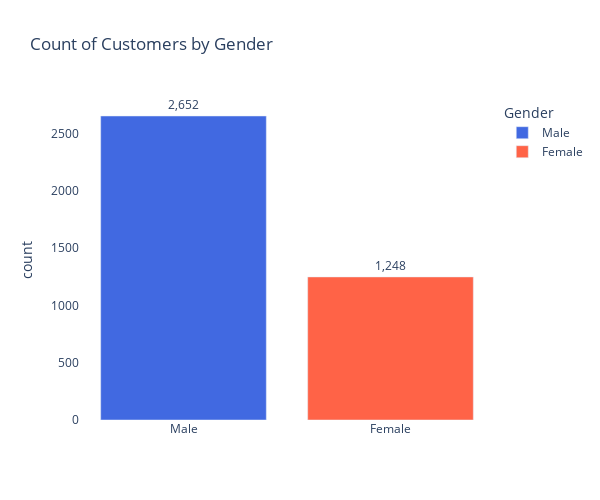

Write notebook code for a chart like this one.
### Code cell
# 고객 남녀 수 그래프

fig = px.bar(df_gender_count, x=df_gender_count.index, y=df_gender_count.values, 
             title='Count of Customers by Gender',
             color=df_gender_count.index,
             color_discrete_sequence=['royalblue', 'tomato'],
             text=df_gender_count.values)  

fig.update_traces(texttemplate='%{y:,.0f}', textposition='outside')  

fig.update_layout(
    xaxis_title='',  
    yaxis_title='count',  
    width=600,  
    height=500,
    plot_bgcolor='white'
)

fig.show()

### Figure 1 — Plotly figure (JSON) as saved in the notebook; plotly's stock layout.template omitted (floating-point values rounded to 4 significant figures)
{"data": [{"alignmentgroup": "True", "hovertemplate": "Gender=%{x}<br>y=%{y}<br>text=%{text}<extra></extra>", "legendgroup": "Male", "marker": {"color": "royalblue", "pattern": {"shape": ""}}, "name": "Male", "offsetgroup": "Male", "orientation": "v", "showlegend": true, "text": [2652], "textposition": "outside", "texttemplate": "%{y:,.0f}", "type": "bar", "x": ["Male"], "xaxis": "x", "y": [2652], "yaxis": "y"}, {"alignmentgroup": "True", "hovertemplate": "Gender=%{x}<br>y=%{y}<br>text=%{text}<extra></extra>", "legendgroup": "Female", "marker": {"color": "tomato", "pattern": {"shape": ""}}, "name": "Female", "offsetgroup": "Female", "orientation": "v", "showlegend": true, "text": [1248], "textposition": "outside", "texttemplate": "%{y:,.0f}", "type": "bar", "x": ["Female"], "xaxis": "x", "y": [1248], "yaxis": "y"}], "layout": {"barmode": "relative", "height": 500, "legend": {"title": {"text": "Gender"}, "tracegroupgap": 0}, "plot_bgcolor": "white", "title": {"text": "Count of Customers by Gender"}, "width": 600, "xaxis": {"anchor": "y", "autorange": true, "categoryarray": ["Male", "Female"], "categoryorder": "array", "domain": [0, 1], "range": [-0.5, 1.5], "title": {"text": ""}, "type": "category"}, "yaxis": {"anchor": "x", "autorange": true, "domain": [0, 1], "range": [0, 2792.0], "title": {"text": "count"}, "type": "linear"}}}
